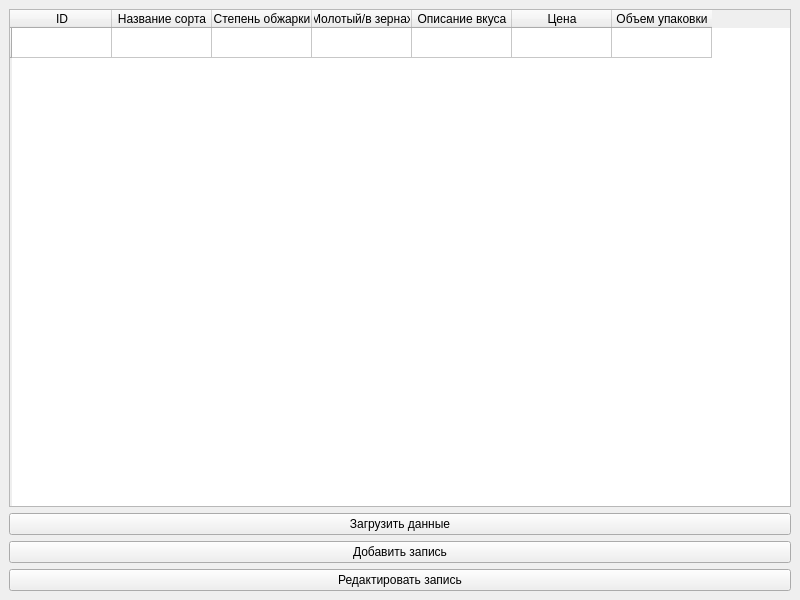
<?xml version="1.0" encoding="UTF-8"?>
<ui version="4.0">
 <class>MainWindow</class>
 <widget class="QMainWindow" name="MainWindow">
  <property name="geometry">
   <rect>
    <x>0</x>
    <y>0</y>
    <width>800</width>
    <height>600</height>
   </rect>
  </property>
  <property name="windowTitle">
   <string>Coffee Database</string>
  </property>
  <widget class="QWidget" name="centralwidget">
   <layout class="QVBoxLayout" name="verticalLayout">
    <item>
     <widget class="QTableWidget" name="tableWidget">
      <column>
       <property name="text">
        <string>ID</string>
       </property>
      </column>
      <column>
       <property name="text">
        <string>Название сорта</string>
       </property>
      </column>
      <column>
       <property name="text">
        <string>Степень обжарки</string>
       </property>
      </column>
      <column>
       <property name="text">
        <string>Молотый/в зернах</string>
       </property>
      </column>
      <column>
       <property name="text">
        <string>Описание вкуса</string>
       </property>
      </column>
      <column>
       <property name="text">
        <string>Цена</string>
       </property>
      </column>
      <column>
       <property name="text">
        <string>Объем упаковки</string>
       </property>
      </column>
      <row>
       <property name="rowCount">
        <number>10</number>
       </property>
      </row>
     </widget>
    </item>
    <item>
     <widget class="QPushButton" name="pushButtonLoadData">
      <property name="text">
       <string>Загрузить данные</string>
      </property>
     </widget>
    </item>
    <item>
     <widget class="QPushButton" name="pushButtonAdd">
      <property name="text">
       <string>Добавить запись</string>
      </property>
     </widget>
    </item>
    <item>
     <widget class="QPushButton" name="pushButtonEdit">
      <property name="text">
       <string>Редактировать запись</string>
      </property>
     </widget>
    </item>
   </layout>
  </widget>
 </widget>
 <resources/>
 <connections/>
</ui>
